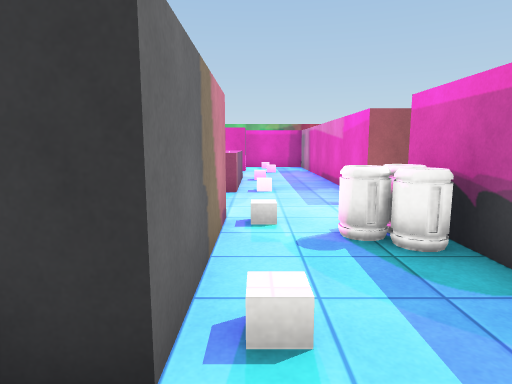
[1] (above)

21 first-person views from a walk through a scene from a Unity 3-D project. The camera is 1.2 m above the floor, tilts 8° down and sees 75° across. Doors are open. The floor is counted in squares, 1 m on a side. Each view is taken from the middle of a square. On the plan, view 1 faces up. The plan holds only what a view shows up to about 14 squares ahead; the rest is blank. The player is left out. Some animated figures are not drawn. Some surface patterns are stand-ins.

[2]
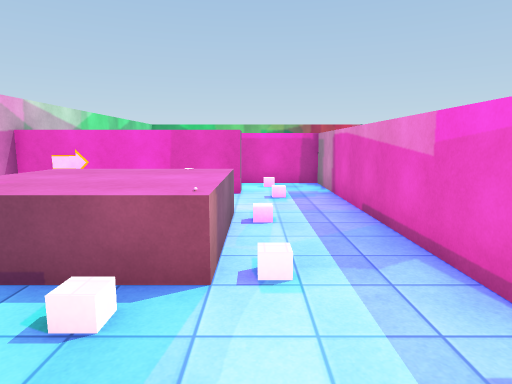

[3]
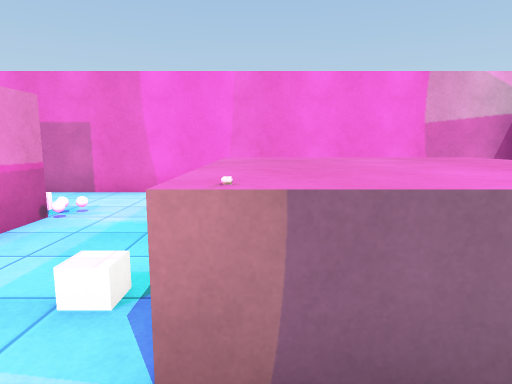

[4]
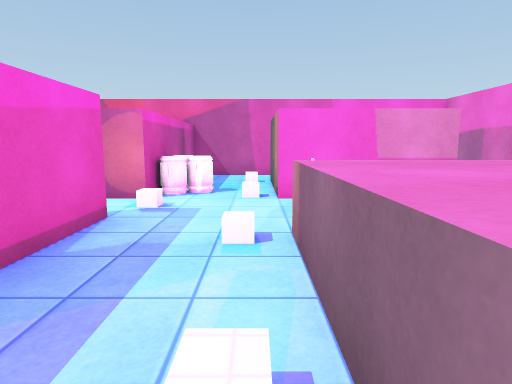

[5]
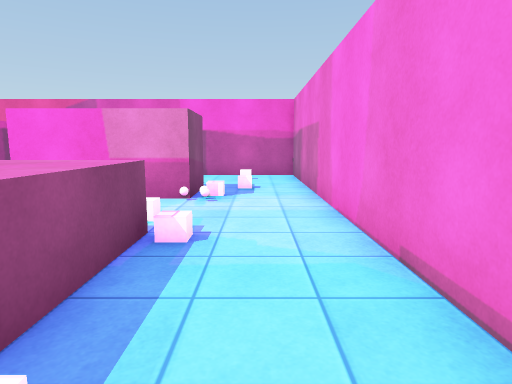

[6]
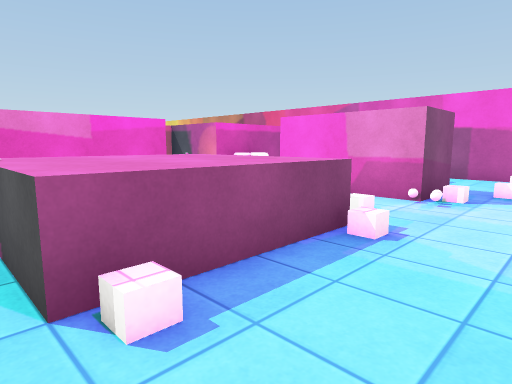

[7]
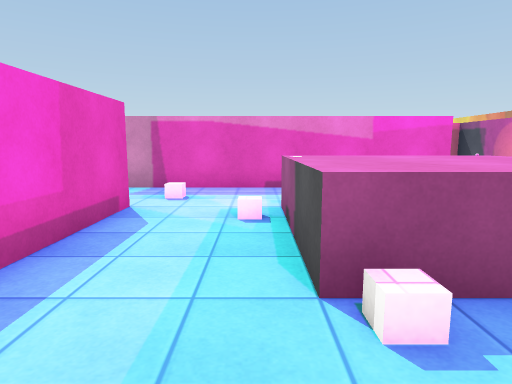

[8]
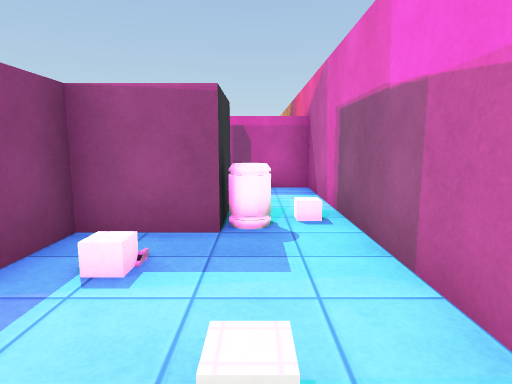

[9]
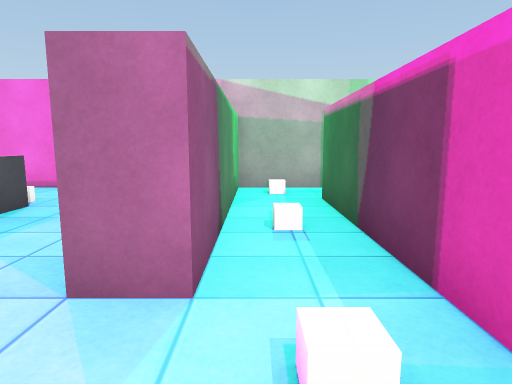

[10]
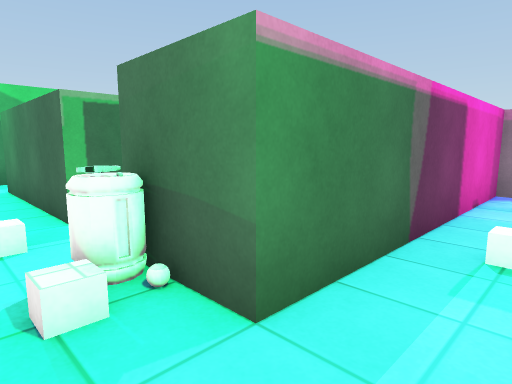

[11]
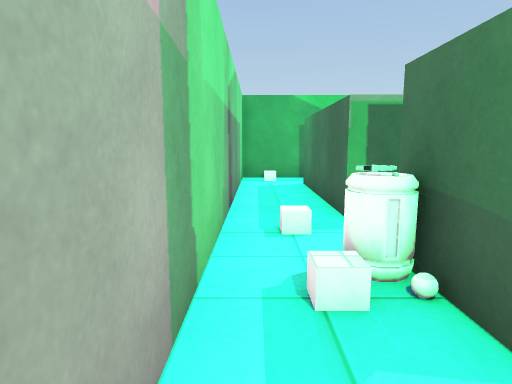

[12]
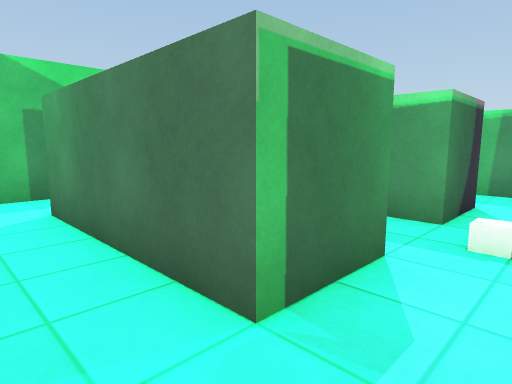

[13]
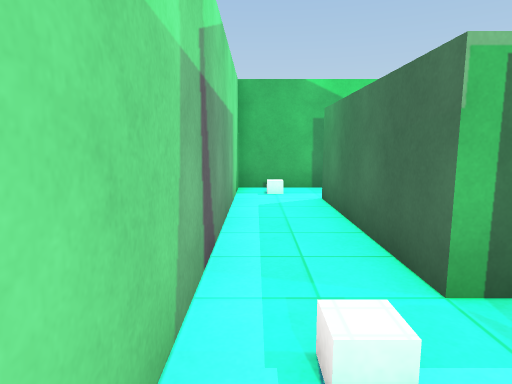

[14]
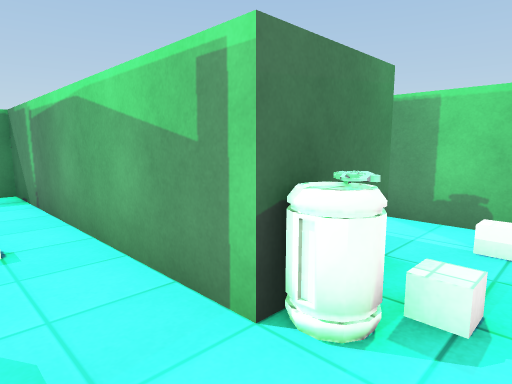

[15]
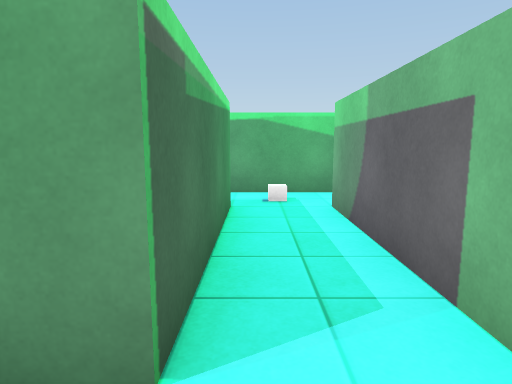

[16]
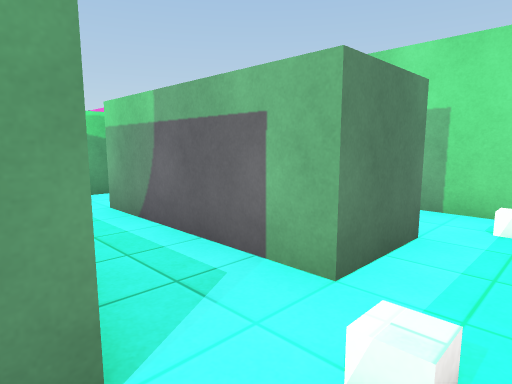

[17]
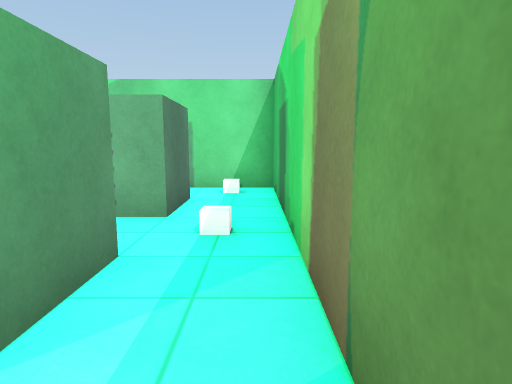

[18]
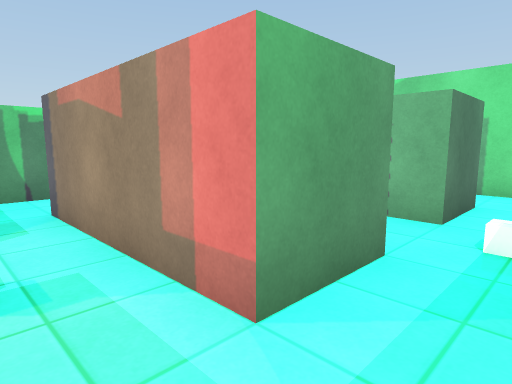

[19]
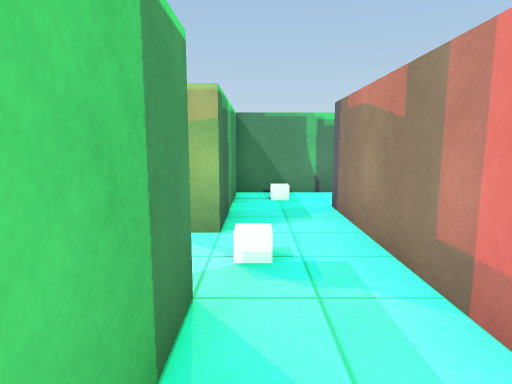

[20]
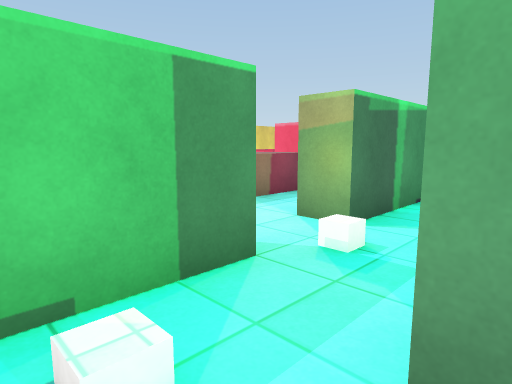

[21]
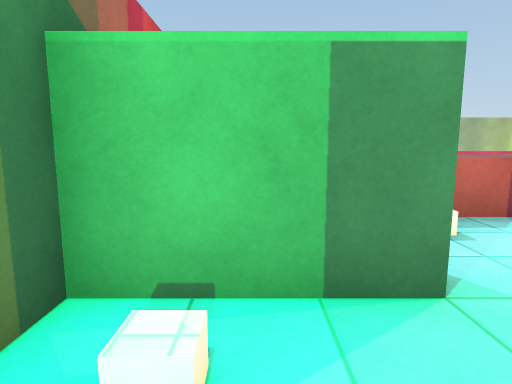

### Floor plan
Key: @ floor where view 1 was taken; # wall or solid block; . floor; / step, stairs or slope; D open door; = window, fence, low wall or low ledge; ^ raised ledge; B barrel; P pistol; O other object.
Columns run from 8 left of view 1 to 11 right of it. Each row starts with its distance up from view 1.
 30 ############
 29 #..........#
 28 #..........#
 27 #..##..##..#
 26 #..##..##..D.
 25 #..##..##..D..^
 24 #..##..##..#..^^
 23 #..##..##..# .^^
 22 #..........# .^
 21 #.B........#       =
 20 #.O#########       =
 19 #.P#########   ##
 18 #..........#
 17 #..........#
 16 ########...#
 15 # .........#
 14 #  ........#
 13 #..........#
 12 #..O^^^^...#
 11 #...^^^^...#
 10 #...^^^^...#
  9 #...^^^^...#
  8 #..........#
  7 #..........D
  6 #..........D  #
  5 #..O####/.B####
  4 #...####.BB#
  3 #.....##...#
  2 #.....##O..#
  1 #.....B....#
  0 #.......@..#
 -1 ############

Positions as (right, up) in squares from view 1, and headings:
1: (0, 0), facing up
2: (0, 5), facing up
3: (1, 9), facing left
4: (0, 13), facing down
5: (-6, 13), facing down
6: (-7, 13), facing down-right
7: (-7, 13), facing right
8: (-7, 1), facing right
9: (2, 17), facing left
10: (-7, 17), facing up-right
11: (-7, 17), facing up
12: (-7, 21), facing up-right
13: (-7, 20), facing up
14: (-7, 22), facing down-right
15: (-2, 29), facing down
16: (-1, 29), facing down-left
17: (2, 29), facing left
18: (2, 29), facing down-left
19: (2, 29), facing down
20: (0, 29), facing down-right
21: (0, 28), facing right
